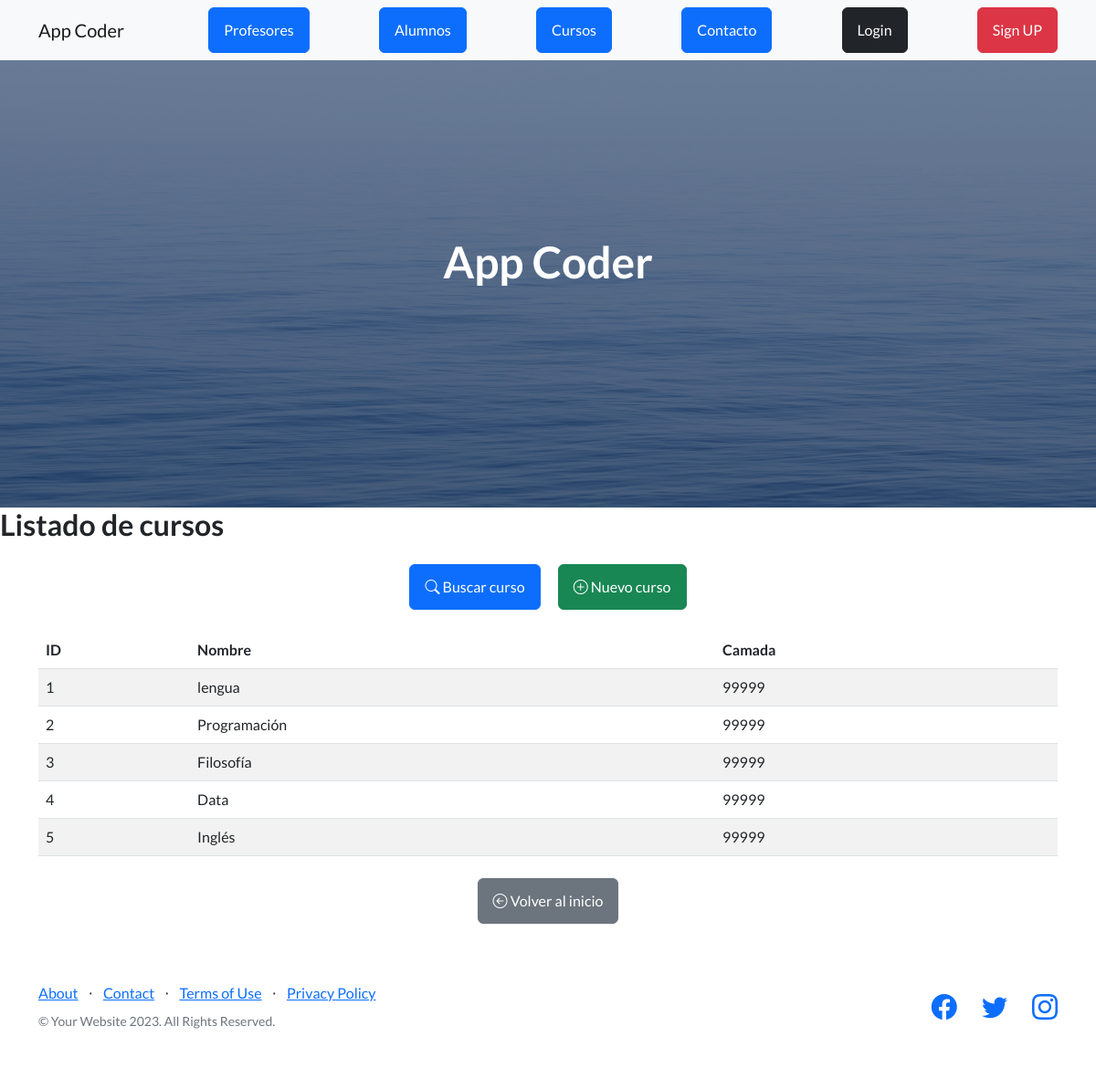
The page /AppCoder/cursos on the database as committed earlier.
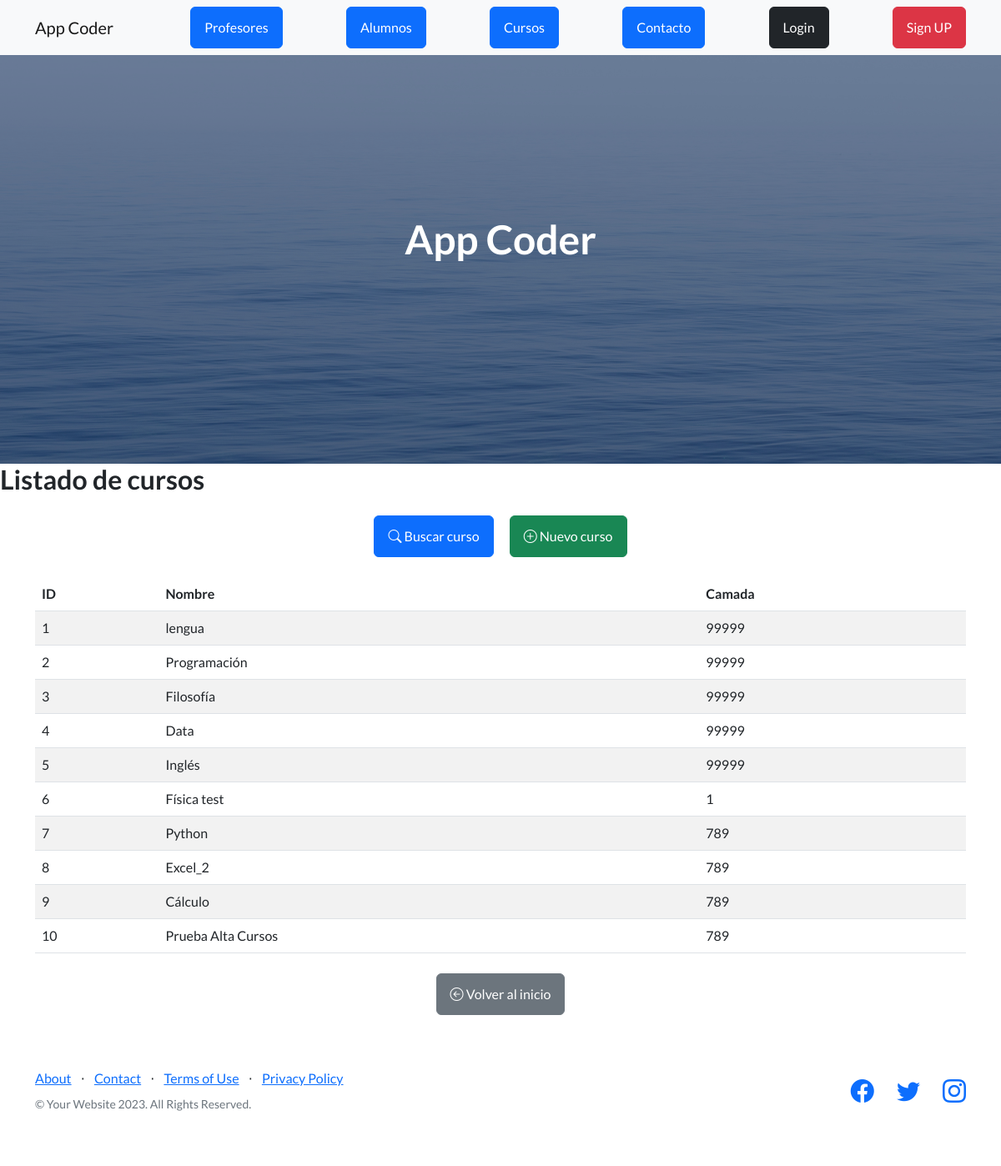
The same page on the database as committed later.
### AppCoder/models.py (models this page shows)
class Curso(models.Model):
    nombre = models.CharField(max_length=40)
    camada = models.IntegerField()

### AppCoder/views.py (the view)
# urls.py: path("cursos", views.cursos, name="cursos"),
def cursos(request):
    cursos = Curso.objects.all()
    dicc = {"cursos": cursos}
    plantilla = loader.get_template('cursos.html')
    documento = plantilla.render(dicc)
    return HttpResponse(documento)

### AppCoder/templates/cursos.html
{% extends "padre.html" %}
{% load static %}
{% block contenido %}
<h2>Listado de cursos</h2>
<div class="container">
    <div class="text-center my-4">
        <a class="btn btn-primary me-3" href="{% url 'buscar_curso' %}">
            <i class="bi bi-search"></i> Buscar curso
        </a>
        <a class="btn btn-success" href="{% url 'alta_curso' %}">
            <i class="bi bi-plus-circle"></i> Nuevo curso
        </a>
    </div>
    <table class="table table-striped">
        <thead>
            <tr>
                <th>ID</th>
                <th>Nombre</th>
                <th>Camada</th>
            </tr>
        </thead>
        <tbody>
            {% for curso in cursos %}
            <tr>
                <td>{{ curso.id }}</td>
                <td>{{ curso.nombre }}</td>
                <td>{{ curso.camada }}</td>
            </tr>
            {% endfor %}
        </tbody>
    </table>
  <div class="text-center mt-4">
    <a href="{% url 'inicio' %}" class="btn btn-secondary">
        <i class="bi bi-arrow-left-circle"></i> Volver al inicio
    </a>
    </div>
</div>
{% endblock %}

Rows that differ between the two databases and show on the page:
added Curso: id "6", nombre "Física test", camada "1"
added Curso: id "7", nombre "Python", camada "789"
added Curso: id "8", nombre "Excel_2", camada "789"
added Curso: id "9", nombre "Cálculo", camada "789"
added Curso: id "10", nombre "Prueba Alta Cursos", camada "789"
